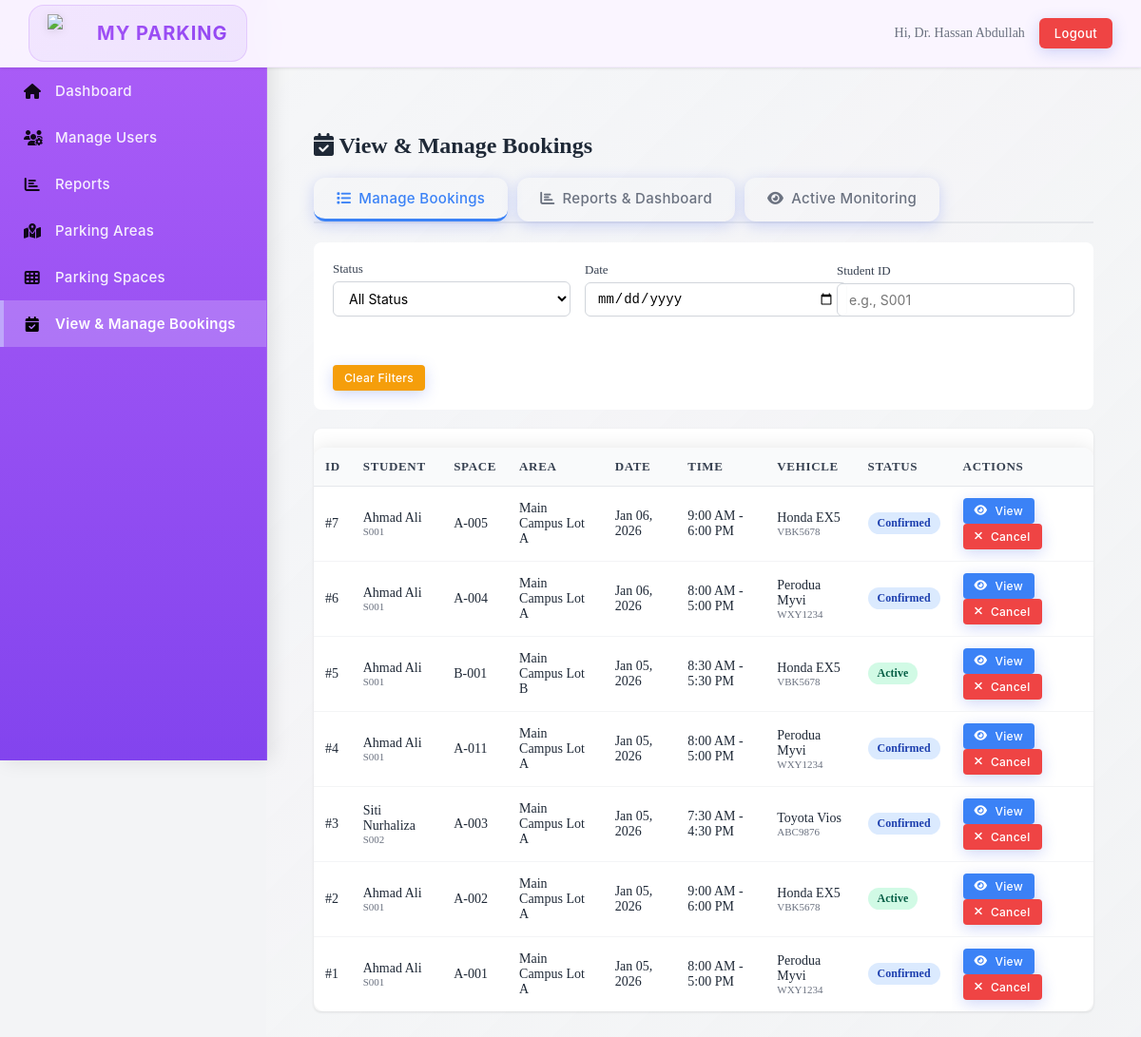
/module03/admin/manage_bookings.php (signed in), run on the app's committed database.
### tables this page shows
CREATE TABLE Booking (
    booking_ID INT PRIMARY KEY AUTO_INCREMENT,
    space_ID INT NOT NULL,
    vehicle_ID INT NOT NULL,
    actual_vehicle_id INT NULL,
    actual_plate_number VARCHAR(15) NULL,
    booking_date DATE NOT NULL,
    start_time TIME NOT NULL,
    end_time TIME NOT NULL,
    actual_start_time DATETIME NULL,
    actual_end_time DATETIME NULL,
    session_started_at DATETIME NULL,
    session_ended_at DATETIME NULL,
    booking_status VARCHAR(20) NOT NULL,
    qr_code_value VARCHAR(50) NOT NULL,
    created_at DATETIME NOT NULL DEFAULT CURRENT_TIMESTAMP,
    FOREIGN KEY (space_ID) REFERENCES ParkingSpace(space_ID) ON DELETE CASCADE ON UPDATE CASCADE,
    FOREIGN KEY (vehicle_ID) REFERENCES Vehicle(vehicle_ID) ON DELETE CASCADE ON UPDATE CASCADE,
    FOREIGN KEY (actual_vehicle_id) REFERENCES Vehicle(vehicle_ID) ON DELETE SET NULL ON UPDATE CASCADE
);

CREATE TABLE User (
    user_ID VARCHAR(10) PRIMARY KEY,
    username VARCHAR(20) NOT NULL,
    email VARCHAR(50) NOT NULL,
    phone_number VARCHAR(20) NULL,
    password VARCHAR(255) NOT NULL,
    user_type VARCHAR(20) NOT NULL,
    created_at DATETIME NOT NULL DEFAULT CURRENT_TIMESTAMP,
    updated_at DATETIME NOT NULL DEFAULT CURRENT_TIMESTAMP ON UPDATE CURRENT_TIMESTAMP
);

CREATE TABLE ParkingSpace (
    space_ID INT PRIMARY KEY AUTO_INCREMENT,
    parkingLot_ID INT NOT NULL,
    space_number VARCHAR(20) NOT NULL,
    qr_code_value VARCHAR(50) NOT NULL,
    created_at DATETIME NOT NULL DEFAULT CURRENT_TIMESTAMP,
    updated_at DATETIME NOT NULL DEFAULT CURRENT_TIMESTAMP ON UPDATE CURRENT_TIMESTAMP,
    FOREIGN KEY (parkingLot_ID) REFERENCES ParkingLot(parkingLot_ID) ON DELETE CASCADE ON UPDATE CASCADE,
    UNIQUE KEY unique_space (parkingLot_ID, space_number)
);

CREATE TABLE ParkingLot (
    parkingLot_ID INT PRIMARY KEY AUTO_INCREMENT,
    parkingLot_name VARCHAR(50) NOT NULL,
    parkingLot_type VARCHAR(30) NOT NULL,
    is_booking_lot BOOLEAN NOT NULL DEFAULT FALSE,
    capacity INT NOT NULL,
    UNIQUE KEY unique_parking_lot_name (parkingLot_name)
);

CREATE TABLE Vehicle (
    vehicle_ID INT PRIMARY KEY AUTO_INCREMENT,
    user_ID VARCHAR(10) NOT NULL,
    vehicle_type VARCHAR(30) NOT NULL,
    vehicle_model VARCHAR(50) NULL,
    license_plate VARCHAR(15) NOT NULL,
    grant_document LONGBLOB NULL,
    grant_status VARCHAR(20) NOT NULL,
    created_at DATETIME NOT NULL DEFAULT CURRENT_TIMESTAMP,
    FOREIGN KEY (user_ID) REFERENCES User(user_ID) ON DELETE CASCADE ON UPDATE CASCADE
);

### module03/admin/manage_bookings.php (the view, shortened to what this page needs)
<?php
$db = getDB();
$filterStudent = $_GET['student'] ?? '';
$filterDate = $_GET['date'] ?? '';
$activeTab = $_GET['tab'] ?? 'manage';
require_once __DIR__ . '/../../layout.php';
?>
<link rel="stylesheet" href="<?php echo APP_BASE_PATH; ?>/module02/admin/manage_parking_areas.css?v=<?php echo time(); ?>">
<div class="booking-container">
    <h2 style="margin-bottom: 20px; color: #1f2937;">
        <i class="fas fa-calendar-check"></i> View & Manage Bookings
    </h2>
    <div class="tabs">
        <button class="tab <?php echo $activeTab === 'manage' ? 'active' : ''; ?>"
                onclick="location.href='?tab=manage'">
            <i class="fas fa-list"></i> Manage Bookings
        </button>
        <button class="tab <?php echo $activeTab === 'reports' ? 'active' : ''; ?>"
                onclick="location.href='?tab=reports'">
            <i class="fas fa-chart-bar"></i> Reports & Dashboard
        </button>
        <button class="tab <?php echo $activeTab === 'monitoring' ? 'active' : ''; ?>"
                onclick="location.href='?tab=monitoring'">
            <i class="fas fa-eye"></i> Active Monitoring
        </button>
    </div>
    <div class="tab-content <?php echo $activeTab === 'manage' ? 'active' : ''; ?>">
        <div class="filter-bar">
            <div class="filter-group">
                <label>Status</label>
                <select id="filter-status" onchange="applyFilters()">
                    <option value="">All Status</option>
                </select>
            </div>
            <div class="filter-group">
                <label>Date</label>
                <input type="date" id="filter-date" value="<?php echo $filterDate; ?>" onchange="applyFilters()">
            </div>
            <div class="filter-group">
                <label>Student ID</label>
                <input type="text" id="filter-student" placeholder="e.g., S001"
                       value="<?php echo htmlspecialchars($filterStudent); ?>" onchange="applyFilters()">
            </div>
            <div class="filter-group">
                <label>&nbsp;</label>
                <button onclick="clearFilters()" class="btn-action btn-update">Clear Filters</button>
            </div>
        </div>
        <div class="table-container">
            <table class="bookings-table">
                <thead>
                    <tr>
                        <th>ID</th>
                        <th>Student</th>
                        <th>Space</th>
                        <th>Area</th>
                        <th>Date</th>
                        <th>Time</th>
                        <th>Vehicle</th>
                        <th>Status</th>
                        <th>Actions</th>
                    </tr>
                </thead>
                <tbody>
                    <?php
                    $whereConditions = [];
                    $params = [];
                    $whereConditions[] = "b.booking_status != 'cancelled'";
                    $whereClause = !empty($whereConditions) ? "WHERE " . implode(" AND ", $whereConditions) : "WHERE b.booking_status != 'cancelled'";
                    $sql = "
                        SELECT
                            b.*,
                            ps.space_number,
                            pl.parkingLot_name,
                            u.user_ID,
                            u.username,
                            v.license_plate as booked_plate,
                            v.vehicle_model,
                            v.vehicle_type,
                            b.actual_plate_number
                        FROM Booking b
                        JOIN ParkingSpace ps ON b.space_ID = ps.space_ID
                        JOIN ParkingLot pl ON ps.parkingLot_ID = pl.parkingLot_ID
                        JOIN Vehicle v ON b.vehicle_ID = v.vehicle_ID
                        JOIN User u ON v.user_ID = u.user_ID
                        $whereClause
                        ORDER BY b.booking_date DESC, b.booking_ID DESC
                        LIMIT 100
                    ";
                    $stmt = $db->prepare($sql);
                    $stmt->execute($params);
                    $bookings = $stmt->fetchAll();
                    if (empty($bookings)):
                    ?>
                    <tr>
                        <td colspan="9" style="text-align: center; padding: 40px; color: #6b7280;">
                            No bookings found
                        </td>
                    </tr>
                    <?php else: ?>
                    <?php foreach ($bookings as $booking): ?>
                    <tr>
                        <td>#<?php echo $booking['booking_ID']; ?></td>
                        <td>
                            <div><?php echo htmlspecialchars($booking['username']); ?></div>
                            <div style="font-size: 11px; color: #6b7280;"><?php echo $booking['user_ID']; ?></div>
                        </td>
                        <td><?php echo htmlspecialchars($booking['space_number']); ?></td>
                        <td><?php echo htmlspecialchars($booking['parkingLot_name']); ?></td>
                        <td><?php echo date('M d, Y', strtotime($booking['booking_date'])); ?></td>
                        <td>
                            <?php
                            if ($booking['start_time'] && $booking['end_time']) {
                                echo date('g:i A', strtotime($booking['start_time'])) . ' - ' . date('g:i A', strtotime($booking['end_time']));
                            } else {
                                echo 'N/A';
                            }
                            ?>
                        </td>
                        <td>
                            <div><?php echo htmlspecialchars($booking['vehicle_model']); ?></div>
                            <div style="font-size: 11px; color: #6b7280;">
                                <?php
                                echo htmlspecialchars($booking['actual_plate_number'] ?: $booking['booked_plate']);
                                ?>
                            </div>
                        </td>
                        <td>
                            <span class="status-badge status-<?php echo $booking['booking_status']; ?>">
                                <?php echo ucfirst($booking['booking_status']); ?>
                            </span>
                        </td>
                        <td>
                            <button onclick='viewBookingDetails(<?php echo json_encode($booking); ?>)'
                                    class="btn-action btn-view">
                                <i class="fas fa-eye"></i> View
                            </button>
                            <?php if ($booking['booking_status'] !== 'completed' && $booking['booking_status'] !== 'cancelled'): ?>
                            <form method="POST" style="display: inline;"
                                  onsubmit="return confirm('Cancel this booking?')">
                                <button type="submit" class="btn-action btn-cancel">
                                    <i class="fas fa-times"></i> Cancel
                                </button>
                            </form>
                            <?php endif; ?>
                        </td>
                    </tr>
                    <?php endforeach; ?>
                    <?php endif; ?>
                </tbody>
            </table>
        </div>
    </div>
</div>
<?php require_once __DIR__ . '/../../layout.php'; renderFooter(); ?>

### layout.php (style rules this page uses)
body { color: #333; margin: 0; padding: 0; display: flex; min-height: 100vh; background-color: #f3f4f6; }
button, .btn { background: linear-gradient(135deg, #667eea 0%, #764ba2 100%); color: #fff; border: none; padding: 12px 24px; border-radius: 12px; cursor: pointer; font-weight: 600; font-family: 'Inter', 'Segoe UI', -apple-system, BlinkMacSystemFont, sans-serif; font-size: clamp(12px, 1.2vw, 14px); letter-spacing: 0.3px; text-decoration: none; display: inline-flex; align-items: center; gap: 8px; transition: all 0.3s cubic-bezier(0.4, 0, 0.2, 1); box-shadow: 0 4px 15px rgba(102, 126, 234, 0.3); position: relative; overflow: hidden; white-space: nowrap; }
button::before, .btn::before { content: ''; position: absolute; top: 0; left: -100%; width: 100%; height: 100%; background: linear-gradient(90deg, transparent, rgba(255, 255, 255, 0.2), transparent); transition: left 0.5s; }
input[type="text"], input[type="email"], input[type="tel"], input[type="password"], select, textarea { width: 100%; padding: 12px; border: 2px solid #e5e7eb; border-radius: 10px; font-size: 14px; font-family: 'Inter', 'Segoe UI', sans-serif; transition: all 0.3s ease; box-sizing: border-box; margin-bottom: 15px; }
label { display: block; margin-bottom: 8px; font-weight: 600; color: #374151; font-size: 14px; }
table { width: 100%; border-collapse: collapse; margin-top: 20px; border-radius: 12px; overflow: hidden; box-shadow: 0 0 20px rgba(0, 0, 0, 0.1); display: table; }
th, td { text-align: left; padding: 15px 20px; border-bottom: 1px solid rgba(0, 0, 0, 0.05); font-size: clamp(11px, 1.2vw, 14px); transition: background 0.3s ease; word-wrap: break-word; max-width: 200px; overflow: hidden; text-overflow: ellipsis; }
th { background: linear-gradient(135deg, #f8fafc 0%, #e2e8f0 100%); text-transform: uppercase; letter-spacing: 0.05em; font-size: clamp(10px, 1vw, 12px); font-weight: 700; color: #4a5568; border-bottom: 2px solid #e2e8f0; white-space: nowrap; }
tbody tr:last-child td { border-bottom: none; }
@media (max-width: 1400px) { th, td { padding: 12px 15px; } }
label { font-weight: 600; font-size: 14px; display: block; margin-bottom: 8px; color: #374151; }
input, select, textarea { width: 100%; padding: 12px 16px; border-radius: 12px; border: 2px solid #e5e7eb; margin-bottom: 15px; font-size: 14px; transition: all 0.3s ease; background: rgba(255, 255, 255, 0.9); }
.admin-theme { position: relative; }

### module03/admin/manage_bookings.php (style rules this page uses)
.booking-container { padding: 20px; }
.tabs { display: flex; gap: 10px; margin-bottom: 20px; border-bottom: 2px solid #e5e7eb; }
.tab { padding: 12px 24px; background: transparent; border: none; border-bottom: 3px solid transparent; cursor: pointer; font-size: 15px; font-weight: 500; color: #6b7280; transition: all 0.2s; }
.tab.active { color: #3b82f6; border-bottom-color: #3b82f6; }
.tab-content { display: none; }
.tab-content.active { display: block; }
.filter-bar { background: white; padding: 20px; border-radius: 8px; margin-bottom: 20px; display: flex; gap: 15px; flex-wrap: wrap; align-items: end; }
.filter-group { flex: 1; min-width: 200px; }
.filter-group label { display: block; margin-bottom: 5px; font-size: 13px; font-weight: 500; color: #374151; }
.filter-group input, .filter-group select { width: 100%; padding: 8px 12px; border: 1px solid #d1d5db; border-radius: 6px; font-size: 14px; }
.table-container { background: white; border-radius: 8px; overflow: hidden; box-shadow: 0 1px 3px rgba(0,0,0,0.1); }
.bookings-table { width: 100%; border-collapse: collapse; }
.bookings-table th { background: #f9fafb; padding: 12px; text-align: left; font-size: 13px; font-weight: 600; color: #374151; border-bottom: 1px solid #e5e7eb; }
.bookings-table td { padding: 12px; border-bottom: 1px solid #f3f4f6; font-size: 14px; color: #1f2937; }
.status-badge { display: inline-block; padding: 4px 10px; border-radius: 12px; font-size: 12px; font-weight: 600; }
.status-confirmed { background: #dbeafe; color: #1e40af; }
.status-active { background: #d1fae5; color: #065f46; }
.btn-action { padding: 6px 12px; font-size: 12px; border: none; border-radius: 4px; cursor: pointer; font-weight: 500; margin-right: 5px; }
.btn-view { background: #3b82f6; color: white; }
.btn-cancel { background: #ef4444; color: white; }
.btn-update { background: #f59e0b; color: white; }

### data on the page
booking: booking_ID "7", user.username "Ahmad Ali", user.user_ID "S001", space_ID.space_number "A-005", parkinglot.parkingLot_name "Main Campus Lot A", booking_date "Jan 06, 2026", start_time "9:00 AM", end_time "6:00 PM", vehicle_ID.vehicle_model "Honda EX5", vehicle_ID.license_plate "VBK5678", booking_status "Confirmed"
booking: booking_ID "6", user.username "Ahmad Ali", user.user_ID "S001", space_ID.space_number "A-004", parkinglot.parkingLot_name "Main Campus Lot A", booking_date "Jan 06, 2026", start_time "8:00 AM", end_time "5:00 PM", vehicle_ID.vehicle_model "Perodua Myvi", vehicle_ID.license_plate "WXY1234", booking_status "Confirmed"
booking: booking_ID "5", user.username "Ahmad Ali", user.user_ID "S001", space_ID.space_number "B-001", parkinglot.parkingLot_name "Main Campus Lot B", booking_date "Jan 05, 2026", start_time "8:30 AM", end_time "5:30 PM", vehicle_ID.vehicle_model "Honda EX5", vehicle_ID.license_plate "VBK5678", booking_status "Active"
booking: booking_ID "4", user.username "Ahmad Ali", user.user_ID "S001", space_ID.space_number "A-011", parkinglot.parkingLot_name "Main Campus Lot A", booking_date "Jan 05, 2026", start_time "8:00 AM", end_time "5:00 PM", vehicle_ID.vehicle_model "Perodua Myvi", vehicle_ID.license_plate "WXY1234", booking_status "Confirmed"
booking: booking_ID "3", user.username "Siti Nurhaliza", user.user_ID "S002", space_ID.space_number "A-003", parkinglot.parkingLot_name "Main Campus Lot A", booking_date "Jan 05, 2026", start_time "7:30 AM", end_time "4:30 PM", vehicle_ID.vehicle_model "Toyota Vios", vehicle_ID.license_plate "ABC9876", booking_status "Confirmed"
booking: booking_ID "2", user.username "Ahmad Ali", user.user_ID "S001", space_ID.space_number "A-002", parkinglot.parkingLot_name "Main Campus Lot A", booking_date "Jan 05, 2026", start_time "9:00 AM", end_time "6:00 PM", vehicle_ID.vehicle_model "Honda EX5", vehicle_ID.license_plate "VBK5678", booking_status "Active"
booking: booking_ID "1", user.username "Ahmad Ali", user.user_ID "S001", space_ID.space_number "A-001", parkinglot.parkingLot_name "Main Campus Lot A", booking_date "Jan 05, 2026", start_time "8:00 AM", end_time "5:00 PM", vehicle_ID.vehicle_model "Perodua Myvi", vehicle_ID.license_plate "WXY1234", booking_status "Confirmed"

### other printed values
$user['username'] "Dr. Hassan Abdullah"
